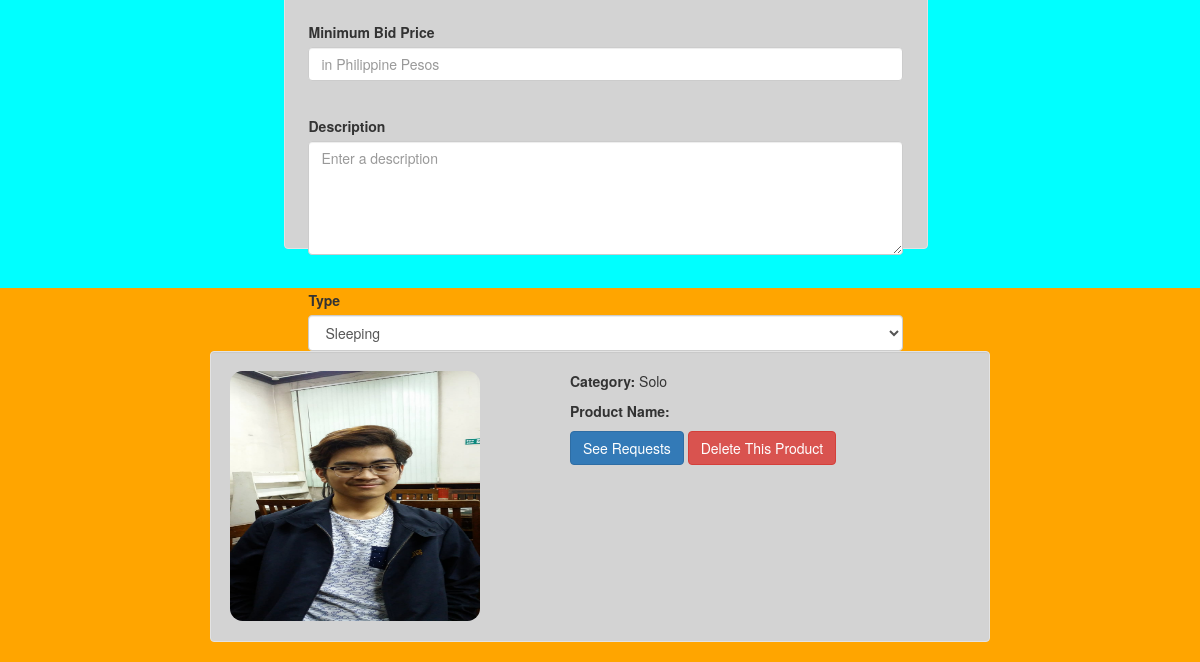
The app's page /auction.php (signed in, lower part), older data.
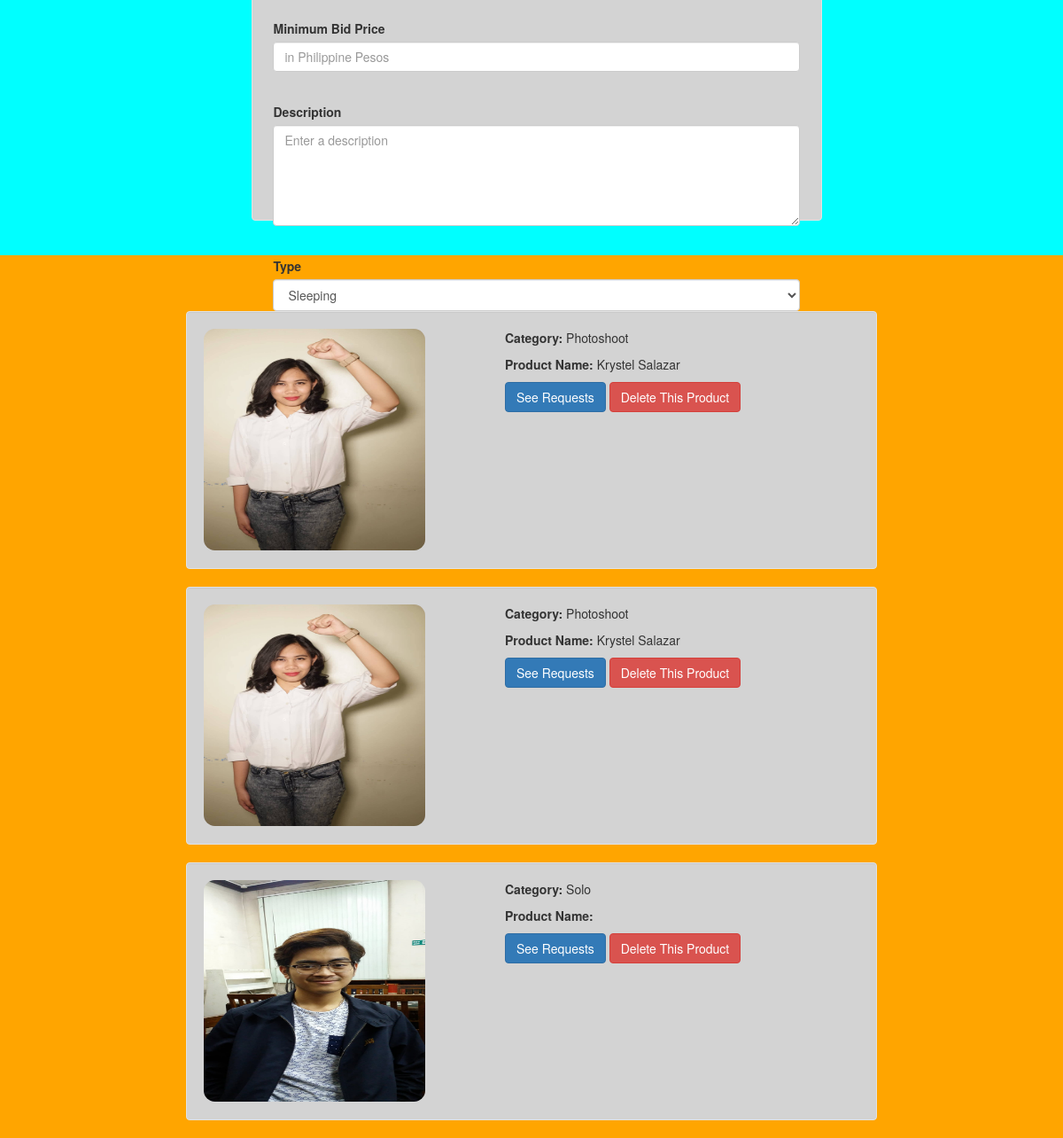
The same page, newer data.
### tables this page shows
CREATE TABLE `products` (
  `userId` int(10) UNSIGNED NOT NULL,
  `productId` int(10) UNSIGNED NOT NULL,
  `category` varchar(20) DEFAULT NULL,
  `minPrice` int(10) UNSIGNED DEFAULT NULL,
  `uploadedTime` timestamp NOT NULL DEFAULT CURRENT_TIMESTAMP,
  `description` varchar(60) NOT NULL,
  `title` varchar(100) NOT NULL
);

### auction.php (the view, shortened to what this page needs)
<?php
    require_once('include/connect.inc.php');
?>
<?php
  require_once('commonbar.php');
  showheader("Auction A Product");
?>
<div class="container-fluid" style="background-color: cyan; height: 77.2%;">
    <div class="row well col-lg-4 col-md-4 col-sm-4 col-xs-12 col-lg-offset-4 col-md-offset-4 col-sm-offset-4 " style="background-color: #d3d3d3; margin-top: 2%; margin-left: 23%; padding: 2%; width: 55%; height: 90%; " >
        <form action="auction.php" method="post" enctype="multipart/form-data">
            <br>
            <br>
      <br>
            <br>
            <div class="form-group">
                <label for="price">Minimum Bid Price</label>
                <input type="number" name="price" class="form-control" placeholder="in Philippine Pesos" required>
            </div>
            <br>
            <div class="form-group">
                <label for="description">Description</label>
                <textarea class="form-control" rows="5" name="description" placeholder="Enter a description" required></textarea>
            </div>
            <br>
            <div class="form-group">
                <label for="type">Type</label>
                <select name="type" size ="1" id="type" class="form-control" required>
                <?php
                  $fp=fopen("itemlist.txt","r");
                  while($read = fgets($fp))
                  {
                ?>
                    <option value="<?php echo $read;?>"><?php echo $read;?></option>
                <?php
                  }
                ?>
                </select>
            </div>
            <br>
            <button input type="submit" class="btn btn-primary">Upload</button>
        </form>
    </div>
</div>
    <div class="container-fluid" style="background-color: #ffa500;" >
        <h2 style="text-align:center">Your Items for Auction</h2>
        <?php
            try{
                $query="select * from products where userId=? order by uploadedTime DESC ";
                $query_prepare=$conn->prepare($query);
                $query_prepare->execute(array($_SESSION['ID']));
        $rows=$query_prepare->fetchAll();
        $i=1;
                foreach($rows as $row)
                {
                     $pos='./uploads/'.$row['productId'].'.jpg';
                  ?>
                    <div class="container-fluid well col-lg-8 col-md-8 col-sm-12 col-xs-12 col-lg-offset-2 col-md-offset-2" id="<?php echo $i;?>"  style="background-color: #d3d3d3;">
                          <div class="row col-lg-6 col-md-6 col-sm-6 col-xs-6">
                            <image src="<?php echo $pos ;?>" height="250" width="250" alt="image not found" style="border-radius:5%">
                            </div>
                          <div class="row col-lg-6 col-md-6 col-sm-6 col-xs-6">
                                <p><?php echo '<b>Category: </b>'.$row['category'];?></p>
                                <p><?php echo '<b>Product Name: </b>'.$row['title'];?></p>
                <button id="requests<?php echo $i;?>" class="btn btn-primary" onClick="showRequests(<?php echo $row['productId'];?>,<?php echo $i;?>);">See Requests</button>
                                <button id="delete<?php echo $i;?>" class="btn btn-danger" onClick="deleteProduct(<?php echo $row['productId'];?>,<?php echo $i;?>);">Delete This Product</button>
                            </div>
                            <div class="container col-lg-12 col-md-12 col-sm-12 col-xs-12" id="showRequests<?php echo $i;?>">
                            </div>
                    </div>
                    <?php
                 $i++;
                }
            }
            catch(PDOException $e)
            {
                echo 'some error occur ',$e->getMessage();
            }
            ?>
    </div>
</body>
</html>
</html>

### commonbar.php (shortened to what this page needs)
<?php
	function showheader($title)
	{
?>
		<!DOCTYPE HTML>
			<html>
			<head>
				<link rel="stylesheet" href="style/css/index.css">
				<link rel="stylesheet" href="style/css/bootstrap.min.css">
			</head>
		    <body>
<?php
	}
?>

Row changes from the older to the newer data that the page shows:
added products: category "Photoshoot", title "Krystel Salazar"
added products: category "Photoshoot", title "Krystel Salazar"
